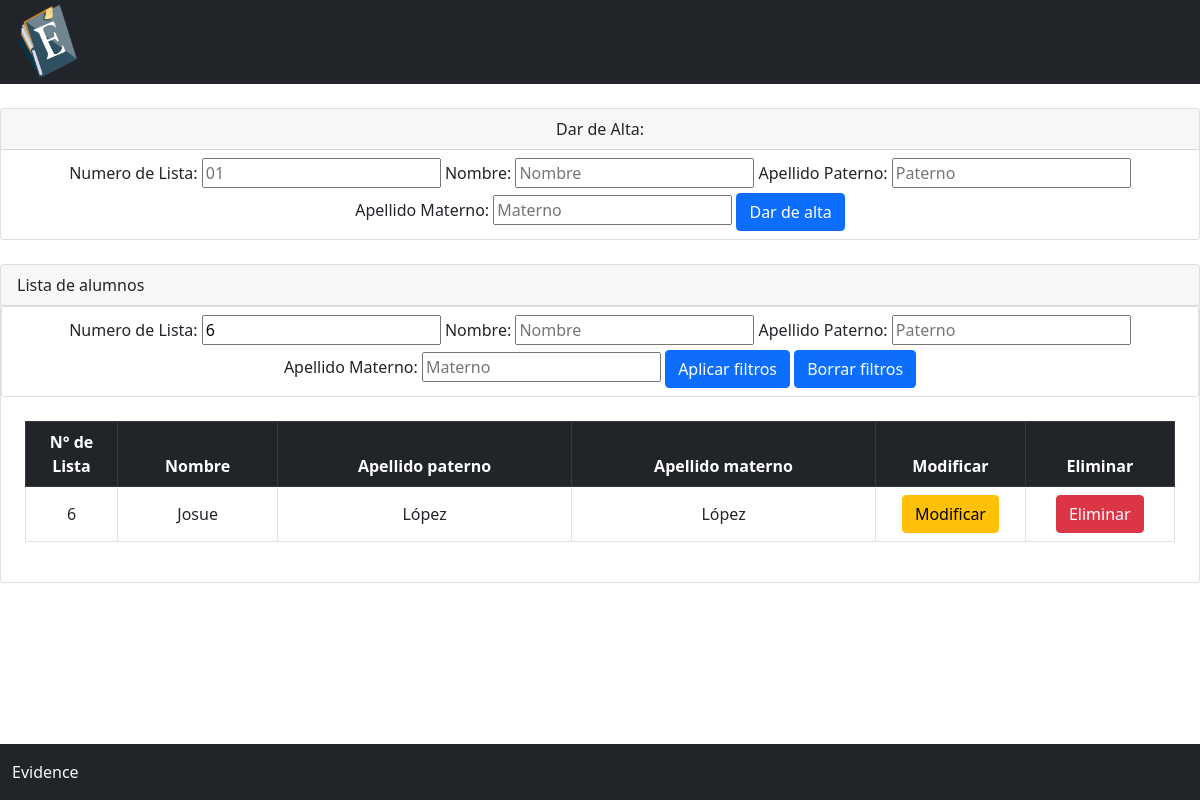
Page /alumnos.php?filtroNo_lista=6 on the committed database.
### tables this page shows
CREATE TABLE `alumno` (
  `No_lista` int(11) NOT NULL,
  `Nombre` varchar(50) DEFAULT NULL,
  `Apellido_pat` varchar(30) DEFAULT NULL,
  `Apellido_mat` varchar(30) DEFAULT NULL
);

### alumnos.php (the view, shortened to what this page needs)
<?php
include 'header.php';
include 'footer.php';
require("conexion.php");
if($_GET){
    $query = "SELECT * FROM alumno";
    $filtros = false;
    $extra = "";
    $No_lista = $_GET["filtroNo_lista"];
    $No_lista = intval($No_lista);
    $Nombre = $_GET["filtroNombre"];
    $Apellido_pat = $_GET["filtroApellido_pat"];
    $Apellido_mat = $_GET["filtroApellido_mat"];
    if($No_lista != NULL or $No_lista != 0){
        $filtros = true;
        $extra = " No_lista = $No_lista";
    }else{
        $No_lista = null;
    }
    if($filtros){
        $query = $query." WHERE".$extra;
        $resultado= mysqli_query($mysqli,$query) or die(mysqli_error($mysqli));
    }else{
        $query = "SELECT * FROM alumno";
        $resultado= mysqli_query($mysqli,$query) or die(mysqli_error($mysqli));
    }
}
?>
<html>
    <body>
        <br>
        <div class="">
            <div align="center" class="card">
                <div class="card-header">Dar de Alta:</div>
                <form method="get" action="alumnos_altas.php" class="form p-2">
                    <label for="No_lista" class="form-label">Numero de Lista:</label>
                    <input type="text" name="No_lista" class="texto" placeholder="01">
                    <label for="Nombre" class="form-label">Nombre:</label>
                    <input type="text" name="Nombre" class="texto" placeholder="Nombre">
                    <label for="Apellido_pat" class="form-label">Apellido Paterno:</label>
                    <input type="text" name="Apellido_pat" class="texto" placeholder="Paterno">
                    <label for="Apellido_mat" class="form-label">Apellido Materno:</label>
                    <input type="text" name="Apellido_mat" class="texto" placeholder="Materno">
                    <input type="submit" value="Dar de alta" class="btn btn-primary">
                </form>
            </div>
        </div>
        <br>
        <div class="card">
            <div class="card-header">
                Lista de alumnos
            </div>
            <div align="center" class="card">
                <form method="get" action="alumnos.php" class="form p-2">
                    <label for="No_lista" class="form-label">Numero de Lista:</label>
                    <input type="text" name="filtroNo_lista" class="texto" placeholder="01" value="<?php echo $No_lista; ?>">
                    <label for="Nombre" class="form-label">Nombre:</label>
                    <input type="text" name="filtroNombre" class="texto" placeholder="Nombre" value="<?php echo $Nombre; ?>">
                    <label for="Apellido_pat" class="form-label">Apellido Paterno:</label>
                    <input type="text" name="filtroApellido_pat" class="texto" placeholder="Paterno" value="<?php echo $Apellido_pat; ?>">
                    <label for="Apellido_mat" class="form-label">Apellido Materno:</label>
                    <input type="text" name="filtroApellido_mat" class="texto" placeholder="Materno" value="<?php echo $Apellido_mat; ?>">
                    <input type="submit" value="Aplicar filtros" class="btn btn-primary">
                    <a href="alumnos.php">
                        <input type="button" value="Borrar filtros" class="btn btn-primary">
                    </a>
                </form>
            </div>
            <div class="p-4">
                <table class="table align-middle table-bordered">
                    <thead>
                    <tr class="table-dark">
                        <td align="center" class="titulotabla" width="8%"><b>N° de Lista</b></td>
                        <td align="center" class="titulotabla"><b>Nombre</b></td>
                        <td align="center" class="titulotabla"><b>Apellido paterno</b></td>
                        <td align="center" class="titulotabla"><b>Apellido materno</b></td>
                        <td align="center" class="titulotabla" width="13%"><b>Modificar</b></td>
                        <td align="center" class="titulotabla" width="13%"><b>Eliminar</b></td>
                    </tr>
                    </thead>
                    <tbody align="center">
                    <?php while ($row=mysqli_fetch_array($resultado)){ ?>
                        <tr>
                            <td><?php echo $row['No_lista']?></td>
                            <td><?php echo $row['Nombre']?></td>
                            <td><?php echo $row['Apellido_pat']?></td>
                            <td><?php echo $row['Apellido_mat']?></td>
                            <td>
                                <a href="Modificar_alumno.php?No_lista=<?php echo $row['No_lista'] ?>">
                                    <input type="submit" value="Modificar" class="btn btn-warning">
                                </a>
                            </td>
                            <td>
                                <a href="confirmacionAlumno.php?No_lista=<?php echo $row['No_lista'] ?>">
                                    <input type="submit" value="Eliminar" class="btn btn-danger">
                                </a>
                            </td>
                        </tr>
                    <?php }?>
                    </tbody>
                </table>
            </div>
        </div>
    </body>
</html>

### rows in the picture
alumno: No_lista "6", Nombre "Josue", Apellido_pat "López", Apellido_mat "López"
